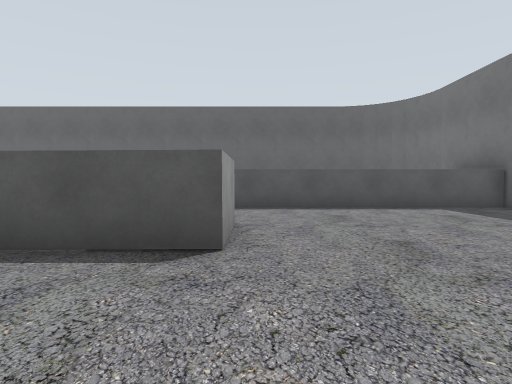
View 1 (above)

22 first-person views from a walk through a Gazebo world. The camera is 0.71 m above the floor, tilts 2° down and sees 75° across. The floor is counted in squares, 1 m on a side. Each view is taken from the middle of a square. On the plan, view 1 faces up. The plan holds only what a view shows up to about 10 squares ahead; the rest is blank.

View 2
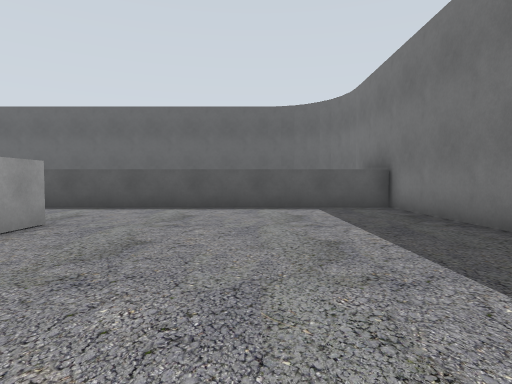

View 3
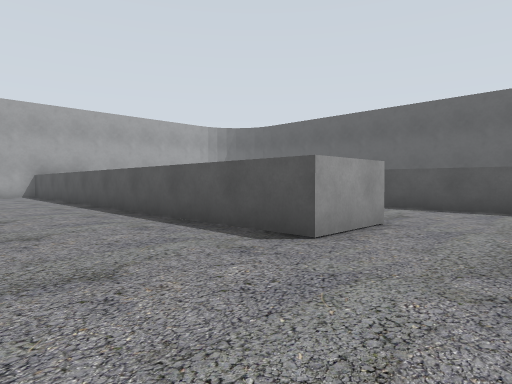

View 4
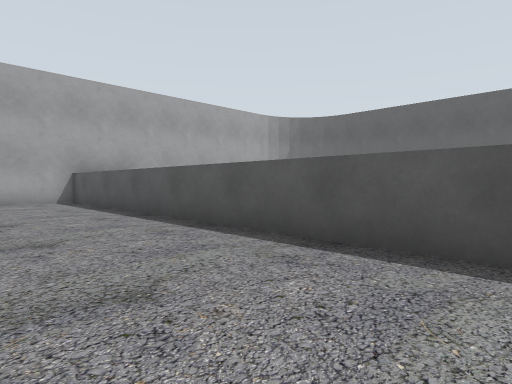

View 5
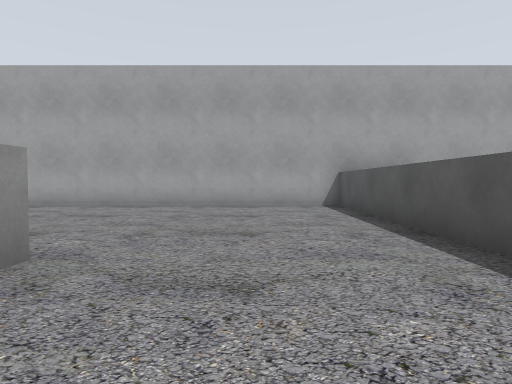

View 6
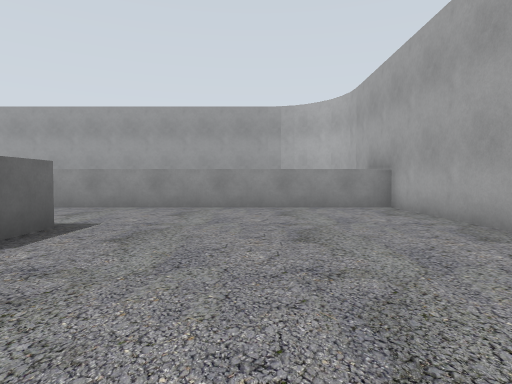

View 7
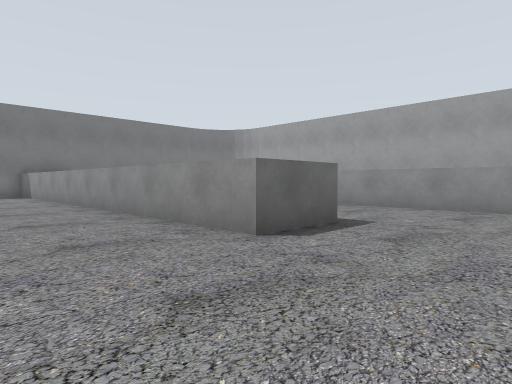

View 8
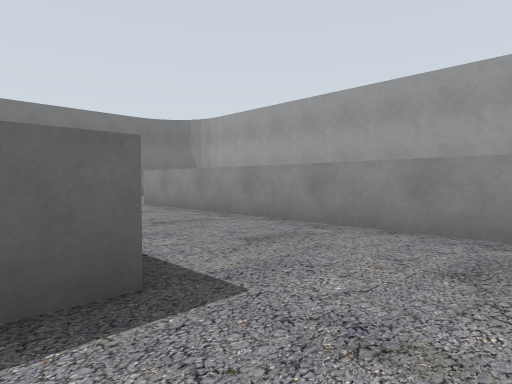

View 9
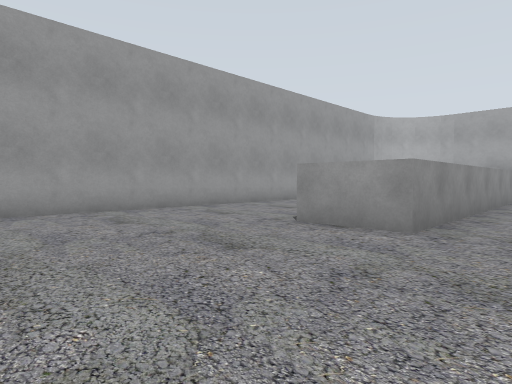

View 10
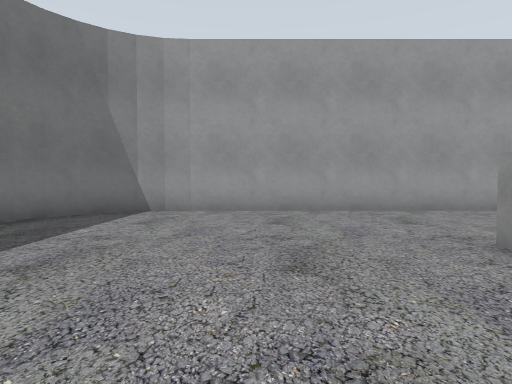

View 11
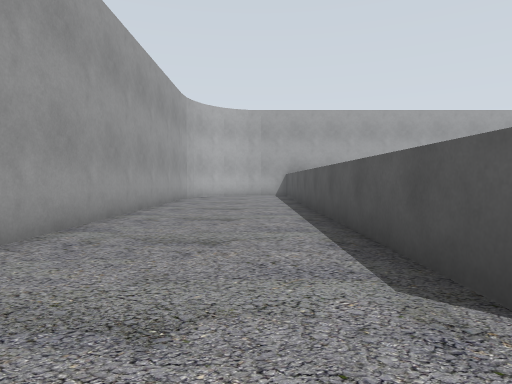

View 12
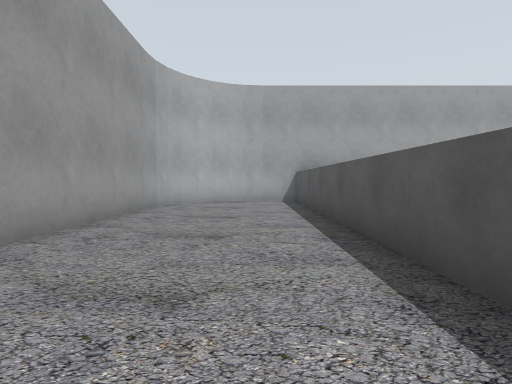

View 13
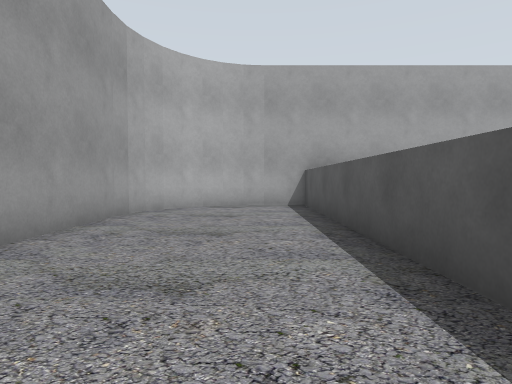

View 14
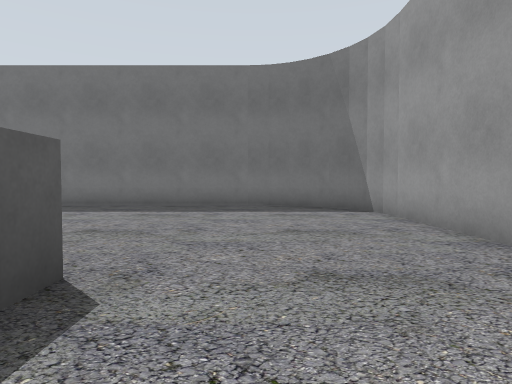

View 15
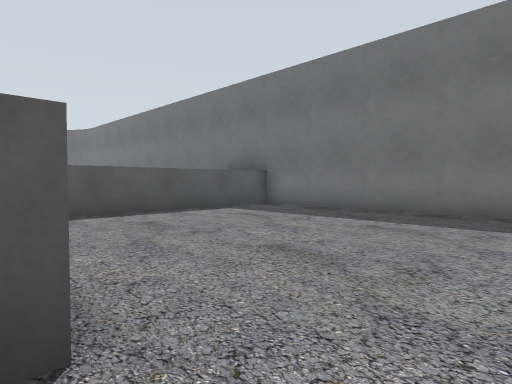

View 16
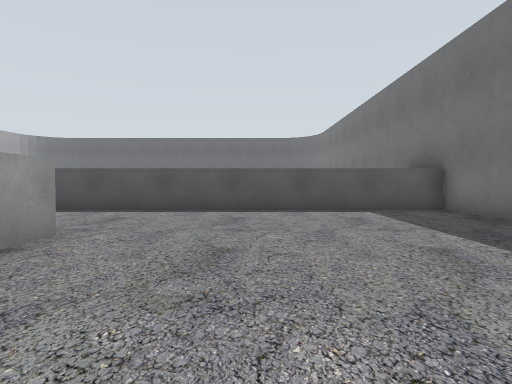

View 17
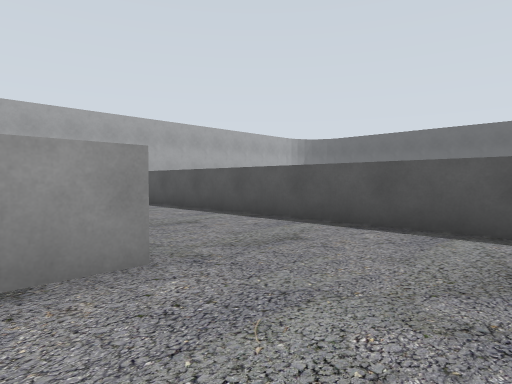

View 18
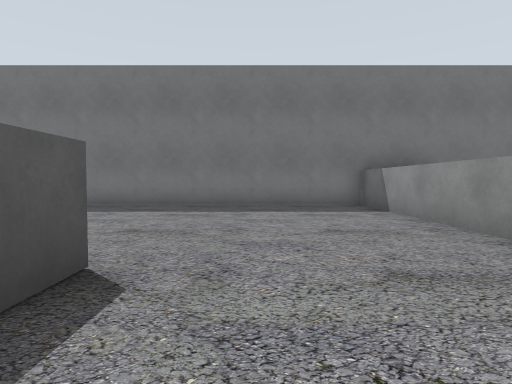

View 19
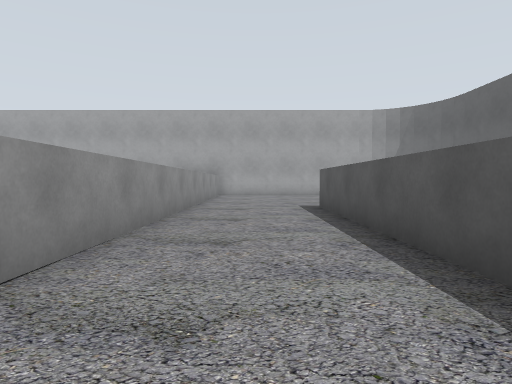

View 20
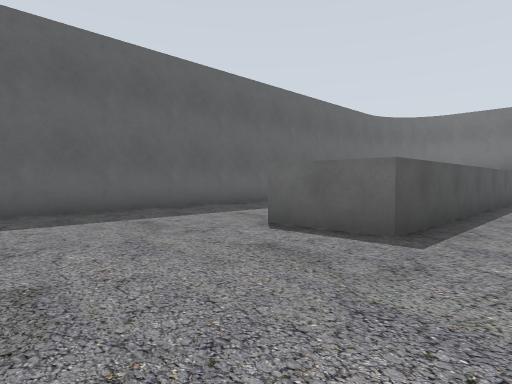

View 21
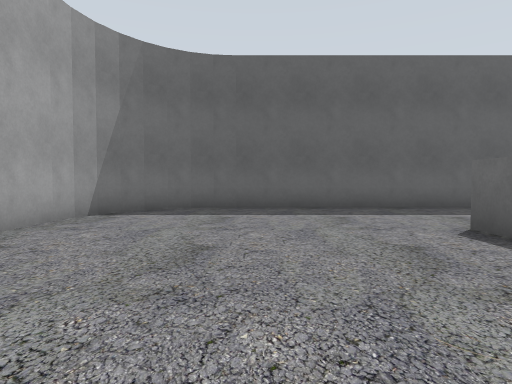

View 22
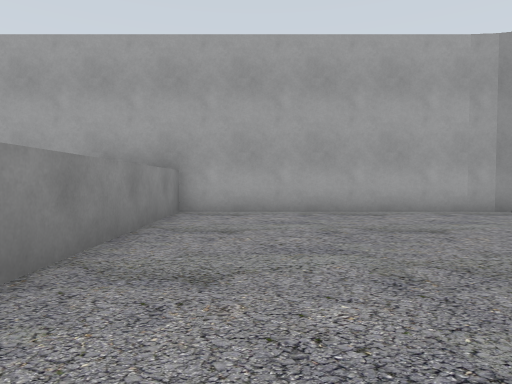

### Floor plan
Points are (right, up) in squares from view 1. A wall is a line through its corners. A room is listed if a view was taken in it or the views show most of it. See-through windows are left out.
Room 1 (views 1, 2, 3, 4, 5, 6, 7, 8, 9, 10, 11, 12, 13, 14, 15, 16, 17, 18, 19, 20, 21, 22)
walls: (-8, -3) (-8, -1) (6.5, -1) (6.5, 8.7) (-8, 8.7) (-8, 10.9); (-0.3, 5.4) (-0.3, 3.4) (-14.5, 3.4); (-14.5, 3.9) (-14.5, -6.7) (-0.6, -6.7) (-0.6, -8.6) (-14.5, -8.6) (-14.5, -9.9); (-14.6, 5.3) (-1.1, 5.3); (-5.3, 14.8) (-11.5, 14.8) (-12.1, 14.7); (-14.5, -9.8) (-14.5, -10.4); (-14.5, 11.9) (-14.5, 5); (6.5, -9.9) (6.5, -3) (-7.1, -3); (-14.5, -10.3) (-14.3, -10.9) (-14, -11.4); (3.5, -12.8) (4.1, -12.7); (-11.6, -12.8) (3.6, -12.8); (-14.3, 13) (-14.5, 12.3); (6.3, -11) (6.5, -10.4) (6.5, -9.8); (-12, 14.7) (-12.9, 14.5) (-13.7, 13.8); (4, -12.7) (4.7, -12.5); (-14.1, -11.4) (-13.4, -12.1) (-12.4, -12.7) (-11.4, -12.8); (-14, 13.5) (-14.4, 12.6) (-14.5, 11.7); (6, -11.5) (6.3, -10.8); (-12.7, -12.5) (-12, -12.7); (-13.6, 13.9) (-14, 13.4); (-12.6, 14.6) (-13.2, 14.3); (4.6, -12.6) (5.2, -12.2); (-13.7, -11.9) (-13.2, -12.3); (5.2, -12.3) (5.6, -11.9) (6, -11.4)

Where each view was taken, in squares from view 1:
view 1: 0 up, 0 right, facing up
view 2: 0 up, 3 right, facing up
view 3: 0 up, 2 right, facing up-left
view 4: 0 up, 3 left, facing up-left
view 5: 1 up, 5 left, facing left
view 6: 2 up, 11 left, facing down
view 7: 2 up, 11 left, facing down-right
view 8: 2 down, 10 left, facing down-right
view 9: 5 down, 4 right, facing down-left
view 10: 5 down, 2 right, facing down
view 11: 10 down, 1 right, facing left
view 12: 10 down, 3 left, facing left
view 13: 10 down, 5 left, facing left
view 14: 10 down, 3 left, facing right
view 15: 10 down, 1 left, facing up-right
view 16: 11 down, 2 right, facing up
view 17: 8 down, 2 right, facing up-left
view 18: 2 up, 3 left, facing right
view 19: 7 up, 1 right, facing left
view 20: 7 up, 12 left, facing up-right
view 21: 6 up, 11 left, facing up
view 22: 7 up, 7 left, facing left
